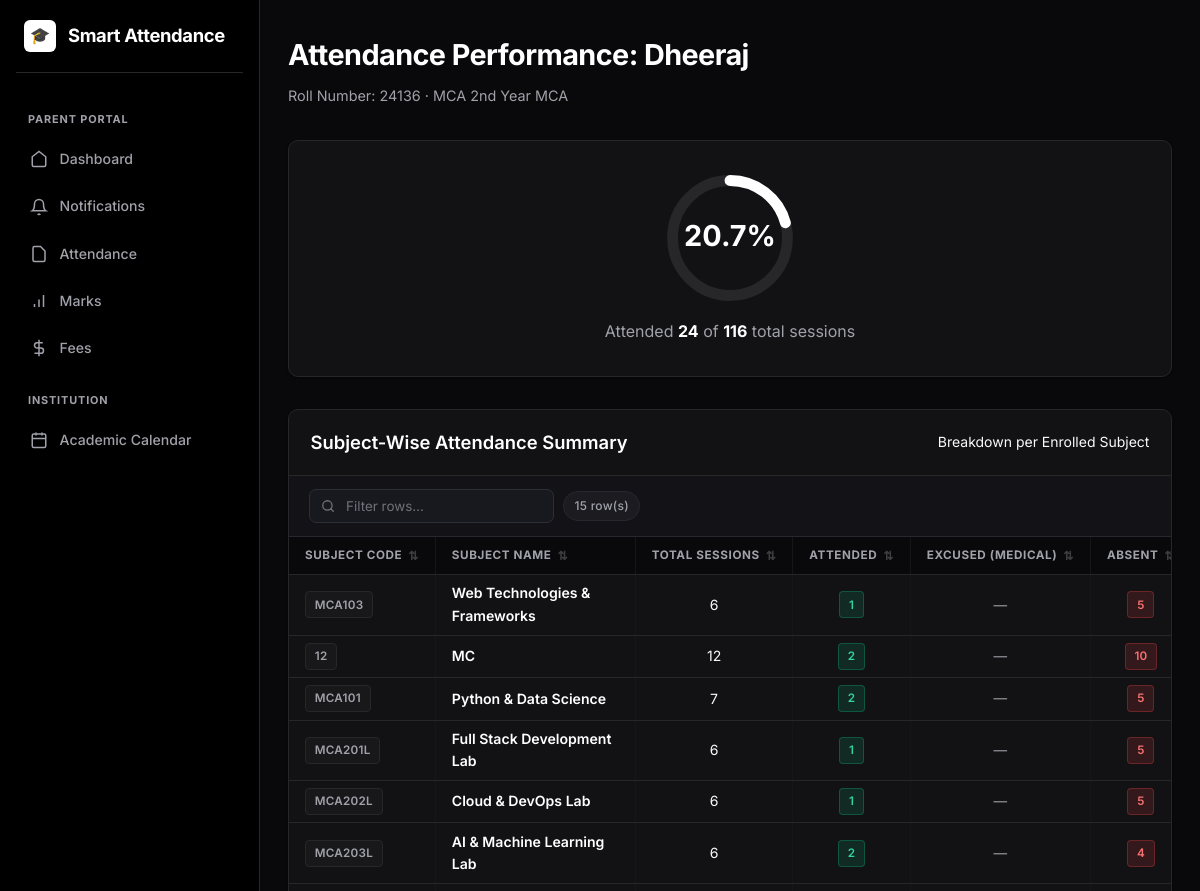
/reports/student/2 (signed in, upper part), run on an earlier commit of the app's database.
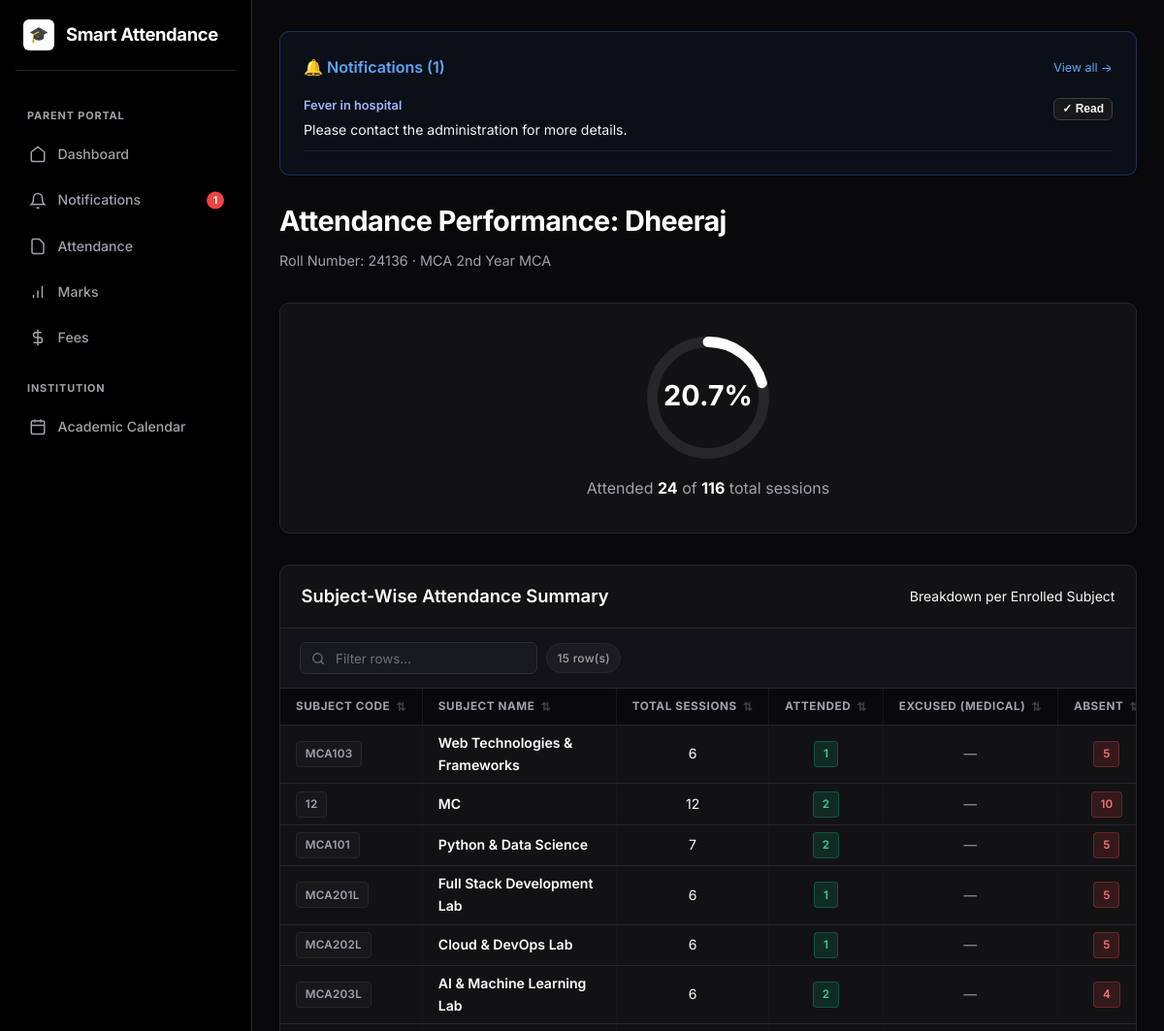
And on a later commit of the database.
### models.py (models this page shows, shortened)
class Subject(db.Model):
    __tablename__ = "subjects"
    id = db.Column(db.Integer, primary_key=True)
    code = db.Column(db.String(40), unique=True, nullable=False)
    name = db.Column(db.String(120), nullable=False)
    department = db.Column(db.String(80), default="MCA")
    year = db.Column(db.Integer, default=1, nullable=False) # 1 for 1st Year, 2 for 2nd Year
    faculty_id = db.Column(db.Integer, db.ForeignKey("users.id"), nullable=True)
    faculty = db.relationship("User", foreign_keys=[faculty_id])
    sessions = db.relationship(
        "AttendanceSession", backref="subject", cascade="all, delete-orphan"
    )

class Notification(db.Model):
    __tablename__ = "notifications"
    id = db.Column(db.Integer, primary_key=True)
    user_id = db.Column(db.Integer, db.ForeignKey("users.id"), nullable=False)
    user = db.relationship("User", foreign_keys=[user_id], backref=db.backref("notifications", cascade="all, delete-orphan"))
    title = db.Column(db.String(120), nullable=True)          # short heading (parent alerts etc.)
    message = db.Column(db.String(512), nullable=False)
    category = db.Column(db.String(30), nullable=True)        # 'attendance','absence','fees','marks','general'
    is_read = db.Column(db.Boolean, default=False)
    created_at = db.Column(db.DateTime, default=datetime.utcnow)
    action_url = db.Column(db.String(255), nullable=True)
    claim_id = db.Column(db.Integer, db.ForeignKey("timetable_claims.id", ondelete="CASCADE"), nullable=True)
    claim = db.relationship("TimetableClaim", backref=db.backref("notifications", cascade="all, delete-orphan"))

### blueprints/reports.py (the view)
@reports_bp.route("/student/<int:student_id>")
@login_required
def student_detail(student_id):
    student = Student.query.get_or_404(student_id)
    if current_user.role == ROLE_STUDENT and current_user.student_id != student.id:
        abort(403)
    records = (Attendance.query
               .filter_by(student_id=student.id)
               .join(AttendanceSession)
               .order_by(AttendanceSession.session_date.desc())
               .all())
    total_sessions = len(records)
    present = sum(1 for r in records if r.status in ["present", "excused"])
    pct = round(100.0 * present / total_sessions, 1) if total_sessions else 0.0
    subjects_map = {}
    for r in records:
        subj = r.session.subject
        if subj.id not in subjects_map:
            subjects_map[subj.id] = {
                'subject': subj,
                'total': 0,
                'present': 0,
                'absent': 0,
                'excused': 0
            }
        subjects_map[subj.id]['total'] += 1
        if r.status == 'present':
            subjects_map[subj.id]['present'] += 1
        elif r.status == 'excused':
            subjects_map[subj.id]['excused'] += 1
            subjects_map[subj.id]['present'] += 1 # excused counts toward presence
        else:
            subjects_map[subj.id]['absent'] += 1
    for s_id, s_data in subjects_map.items():
        s_data['percentage'] = round((s_data['present'] / s_data['total']) * 100, 1) if s_data['total'] > 0 else 0.0
    return render_template("reports/student.html", student=student,
                           records=records, present=present,
                           total_sessions=total_sessions, percentage=pct,
                           subject_attendance=list(subjects_map.values()))

### templates/reports/student.html (shortened to what this page needs)
{% extends "base.html" %}
{% block content %}
<div style="display:flex; justify-content:space-between; align-items:center; margin-bottom: 2rem; flex-wrap:wrap; gap:1rem;">
  <div>
    <h1>Attendance Performance: {{ student.name }}</h1>
    <p class="subtitle" style="margin-bottom:0;">Roll Number: {{ student.roll_number }} · {{ student.department or '—' }} {{ student.class_name or '—' }}</p>
  </div>
</div>
<div class="card" style="text-align:center; padding: 2rem 1.5rem; margin-bottom: 2rem;">
  <div style="position:relative; width:130px; height:130px; margin: 0 auto 1rem;">
    <svg viewBox="0 0 36 36" class="circular-chart" style="width:100%; height:100%;">
      <path class="circle-bg"
        d="M18 2.0845
          a 15.9155 15.9155 0 0 1 0 31.831
          a 15.9155 15.9155 0 0 1 0 -31.831"
      />
      <path class="circle"
        stroke="#ffffff"
        stroke-dasharray="{{ percentage }}, 100"
        d="M18 2.0845
          a 15.9155 15.9155 0 0 1 0 31.831
          a 15.9155 15.9155 0 0 1 0 -31.831"
      />
      <text x="18" y="20.35" class="percentage">{{ percentage }}%</text>
    </svg>
  </div>
  <p class="muted" style="font-size: 1rem; margin:0;">Attended <strong style="color:#fff;">{{ present }}</strong> of <strong style="color:#fff;">{{ total_sessions }}</strong> total sessions</p>
</div>
<div class="card card-table" style="margin-bottom: 2rem;">
  <div class="card-table-header">
    <h2>Subject-Wise Attendance Summary</h2>
    <span class="text-muted" style="font-size:0.875rem;">Breakdown per Enrolled Subject</span>
  </div>
  <div class="table-responsive">
    {% if subject_attendance %}
    <table>
      <thead>
        <tr>
          <th style="min-width:140px;">Subject Code</th>
          <th style="min-width:200px;">Subject Name</th>
          <th style="text-align:center;">Total Sessions</th>
          <th style="text-align:center;">Attended</th>
          <th style="text-align:center;">Excused (Medical)</th>
          <th style="text-align:center;">Absent</th>
        </tr>
      </thead>
      <tbody>
        {% for s in subject_attendance %}
        <tr>
          <td><span class="badge badge-muted">{{ s.subject.code }}</span></td>
          <td style="font-weight:600; color:#fff;">{{ s.subject.name }}</td>
          <td style="text-align:center;">{{ s.total }}</td>
          <td style="text-align:center;"><span class="badge badge-yes">{{ s.present }}</span></td>
          <td style="text-align:center;">
            {% if s.excused > 0 %}
              <span class="badge" style="background:rgba(99,102,241,0.15); color:#a5b4fc;">{{ s.excused }}</span>
            {% else %}
              <span class="muted">—</span>
            {% endif %}
          </td>
          <td style="text-align:center;">
            {% if s.absent > 0 %}
              <span class="badge badge-no">{{ s.absent }}</span>
            {% else %}
              <span class="muted">0</span>
            {% endif %}
          </td>
        </tr>
        {% endfor %}
      </tbody>
    </table>
    {% else %}
    <p class="muted" style="padding:2.5rem 1.5rem; text-align:center;">No subject attendance records found.</p>
    {% endif %}
  </div>
</div>
{% endblock %}

### templates/base.html (shortened to what the changed rows need)
<!DOCTYPE html>
<html lang="en">
<head>
  <link rel="stylesheet" href="{{ url_for('static', filename='style.css') }}">
</head>
<body>
  <div class="app-layout{% if not current_user.is_authenticated %} auth-layout{% endif %}">
    {% if current_user.is_authenticated %}
    <aside class="sidebar" id="sidebar">
      <nav class="sidebar-nav">
        {% if current_user.role == 'parent' %}
          <a href="{{ url_for('parents.notifications') }}" class="nav-item{% if request.endpoint == 'parents.notifications' %} active{% endif %}" style="position:relative;">
            <svg viewBox="0 0 24 24" width="18" height="18" fill="none" stroke="currentColor" stroke-width="2"><path d="M18 8A6 6 0 0 0 6 8c0 7-3 9-3 9h18s-3-2-3-9"></path><path d="M13.73 21a2 2 0 0 1-3.46 0"></path></svg>
            <span>Notifications</span>
            {% if unread_notifications_count > 0 %}
            <span style="position:absolute; right:0.75rem; top:50%; transform:translateY(-50%);
                         background:#ef4444; color:#fff; border-radius:999px;
                         font-size:0.65rem; font-weight:700; padding:0.1rem 0.4rem;
                         min-width:18px; text-align:center; line-height:1.5;">{{ unread_notifications_count }}</span>
            {% endif %}
          </a>
        {% endif %}
      </nav>
    </aside>
    {% endif %}
    <div class="main-wrapper">
      <main class="container page-transition">
        {% if current_user.is_authenticated and user_notifications %}
        <div class="card" style="margin-bottom: 1.5rem; background-color: rgba(59, 130, 246, 0.05); border: 1px solid rgba(59, 130, 246, 0.3);">
          <div style="display:flex; justify-content:space-between; align-items:center; margin-bottom:0.5rem;">
            <h3 style="margin:0; color: #60a5fa; font-size:1rem; display:flex; align-items:center; gap:6px;">
              🔔 Notifications ({{ unread_notifications_count }})
            </h3>
            {% if current_user.role == 'parent' %}
            <a href="{{ url_for('parents.notifications') }}" style="font-size:0.78rem; color:#60a5fa;">View all →</a>
            {% endif %}
          </div>
          <ul style="list-style: none; padding-left: 0; margin-bottom: 0;">
            {% for notif in user_notifications[:5] %}
              <li style="margin-top: 0.5rem; padding-bottom: 0.5rem; border-bottom: 1px solid rgba(255, 255, 255, 0.08); display:flex; justify-content:space-between; align-items:flex-start; flex-wrap:wrap; gap:0.5rem;">
                <div style="flex:1; min-width:0;">
                  {% if notif.title %}
                  <div style="font-size:0.8rem; font-weight:600; color:#a5b4fc; margin-bottom:2px;">{{ notif.title }}</div>
                  {% endif %}
                  <span style="font-size: 0.88rem; color: #f1f5f9;">{{ notif.message[:120] }}{% if notif.message|length > 120 %}…{% endif %}</span>
                </div>
                <div style="display: flex; gap: 0.5rem; flex-shrink:0;">
                  {% if notif.claim_id and notif.claim and notif.claim.status == 'pending' and current_user.id != notif.claim.claimed_by_id %}
                    <a href="{{ url_for('dashboard.handle_notification', notif_id=notif.id, action='accept') }}" class="btn btn-sm" style="background-color: #10b981; border:none; padding: 0.2rem 0.5rem; font-size: 0.75rem;">Accept</a>
                    <a href="{{ url_for('dashboard.handle_notification', notif_id=notif.id, action='report') }}" class="btn btn-sm btn-secondary" style="padding: 0.2rem 0.5rem; font-size: 0.75rem;">Report</a>
                    <a href="{{ url_for('dashboard.handle_notification', notif_id=notif.id, action='reject') }}" class="btn btn-sm btn-secondary" style="padding: 0.2rem 0.5rem; font-size: 0.75rem; background-color: rgba(239, 68, 68, 0.1); color: #ef4444;">Reject</a>
                  {% elif current_user.role == 'parent' %}
                    <form method="post" action="{{ url_for('parents.mark_notification_read', notif_id=notif.id) }}" style="margin:0;">
                      <button class="btn btn-sm btn-secondary" style="padding: 0.2rem 0.5rem; font-size: 0.75rem;">✓ Read</button>
                    </form>
                  {% else %}
                    <a href="{{ url_for('dashboard.handle_notification', notif_id=notif.id, action='read') }}" class="btn btn-sm btn-secondary" style="padding: 0.2rem 0.5rem; font-size: 0.75rem;">Mark Read</a>
                  {% endif %}
                </div>
              </li>
            {% endfor %}
          </ul>
        </div>
        {% endif %}
        {% block content %}{% endblock %}
      </main>
    </div>
  </div>
</body>
</html>

What changed in the data, as far as the page shows it:
added Notification: title "Fever in hospital", message "Please contact the administration for more details."
Also different on the page:
{{ unread_notifications_count }}: (not shown) → "1"
text now shown: "🔔 Notifications ( ) View all →"
